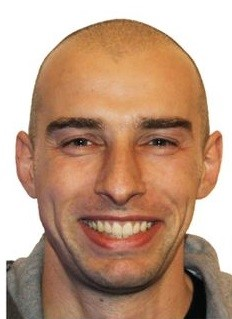
#> input picture Op/0619/face1.jpg, 232 x 319 px
$ python facechg.py
#> lines starting #> are read from the running program, lines starting #| are printed output that depends on the picture
import cv2
import numpy as np
import copy
#-*- coding:utf-8 -*-
cascade_file = 'C:\\Users\\Playdata\\Desktop\\mydata\\opencv-master\\opencv-master\\data\\haarcascades\\haarcascade_frontalface_default.xml'
cascade = cv2.CascadeClassifier(cascade_file)

img1 = cv2.imread('face1.jpg')
#> img1 is the input picture: shape (319, 232, 3); mean B, G, R 131, 154.2, 189.5
img2 = cv2.imread('face2.jpg')
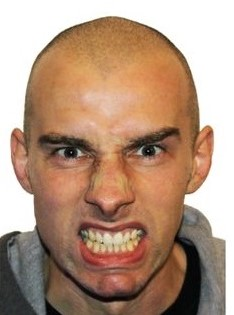
#> input picture Op/0619/face2.jpg, 234 x 315 px
#> img2 is the input picture: shape (315, 234, 3); mean B, G, R 127.7, 148.8, 179.7

def nothing(x):
    pass


cv2.namedWindow('image')
cv2.createTrackbar('W', 'image', 0, 100, nothing)

f1_g = cv2.cvtColor(img1, cv2.COLOR_BGR2GRAY)
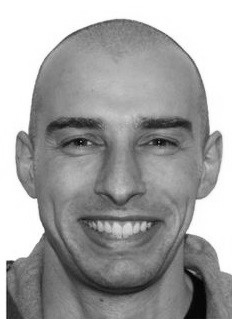
#> f1_g: shape (319, 232); min 0, max 255, mean 162.1
f2_g = cv2.cvtColor(img2, cv2.COLOR_BGR2GRAY)
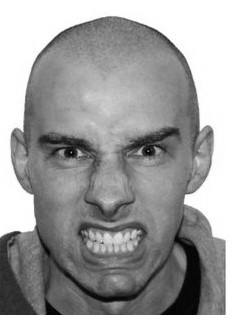
#> f2_g: shape (315, 234); min 0, max 255, mean 155.6

f1_list= cascade.detectMultiScale(f1_g,scaleFactor=1.1,minNeighbors=1, minSize = (150,150))
#> f1_list = [[24, 68, 189, 189]]
f2_list= cascade.detectMultiScale(f1_g,scaleFactor=1.1,minNeighbors=1, minSize = (150,150))
#> f2_list = [[24, 68, 189, 189]]
if len(f1_list)>0 and len(f2_list)>0:
    x1, y1, w1, h1 = f1_list[0]
#> x1 = 24; y1 = 68; w1 = 189; h1 = 189
    x2, y2, w2, h2 = f2_list[0]
#> x2 = 24; y2 = 68; w2 = 189; h2 = 189
else:
    print("no face. program exit")
    quit()
roi1= img1[y1:y1+h1, x1:x1+w1]
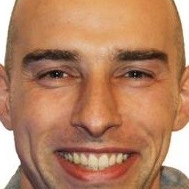
#> roi1: shape (189, 189, 3); mean B, G, R 98.2, 129.5, 180.4
roi2= img2[y2:y2+h2, x2:x2+w2]
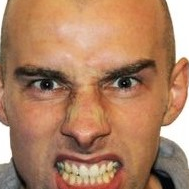
#> roi2: shape (189, 189, 3); mean B, G, R 98.5, 128.9, 174.7
while True:
    tmp = copy.deepcopy(img1)
    w= cv2.getTrackbarPos('W','image')

    dst= cv2.addWeighted(roi1, float(100-w)*0.01, roi2, float(w)*0.01, 0)
    tmp[y1:y1+h1, x1: x1+w1]=dst
    cv2.imshow('image',tmp)
    if cv2.waitKey(1) & 0xFF==27:
#> (key Esc is pressed here)
        break
cv2.destroyAllWindows()
